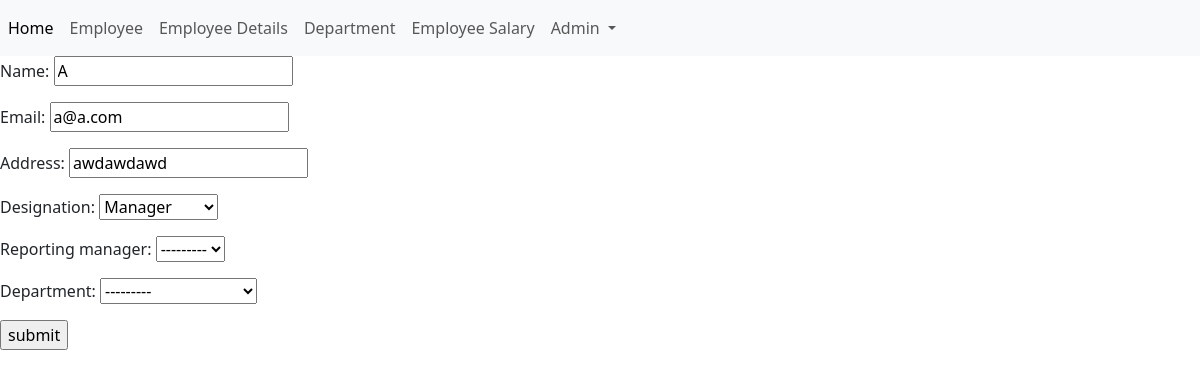
Screenshot of /emp/1 (signed in) with the database file from the repository.
### Emp_Man/models.py (models this page shows)
class Employee_Model(models.Model):
    Designation_Choices = [
        ('Associate', 'Associate'),
        ('TL', 'Team Leader'),
        ('Manager', 'Manager'),
    ]
    name = models.CharField(max_length=255)
    email = models.EmailField()
    address = models.CharField(max_length=255)
    designation = models.CharField(max_length=20, choices=Designation_Choices)
    reporting_manager = models.ForeignKey('self', null=True, blank=True, on_delete=models.SET_NULL)
    department = models.ForeignKey(Department_Model, on_delete=models.SET_NULL,null=True,blank=True)
    def __str__(self):
        return self.name

class Department_Model(models.Model):
    name = models.CharField(max_length=255)
    floor = models.IntegerField()
    def __str__(self):
        return self.name

### Emp_Man/views.py (the view)
# urls.py: path("emp/",views.Employee_CP),
def Employee_CP(request,id=None):#create and update employee
    if request.user.is_authenticated and request.user.is_superuser:
        if id== None:
            form=Employee_Form()
            if request.method=='POST':
                form=Employee_Form(request.POST)
                if form.is_valid():
                    form.save()
                    return redirect("/employee")
                return render(request,"html/create.html",{"form":form})
        else:
            dep=Employee_Model.objects.get(id=id)
            form=Employee_Form(request.POST or None,instance=dep)
            if request.method=="POST":
                if form.is_valid():
                    form.save()
                    return redirect("/employee")
            return render(request,"html/create.html",{"form":form})
        return render(request,"html/create.html",{"form":form})
    else:
        return Singin(request)

### Emp_Man/forms.py
class Employee_Form(forms.ModelForm):
    class Meta:
        model=Employee_Model
        fields='__all__'

### templates/html/create.html (shortened to what this page needs)
{%extends "html/home.html"%}
{%block body%}
<form method="post">
{{form.as_p}}
<input type="submit" value="submit">
</form>
{%endblock%}

### rows the page displays
Employee_Model: name "A", email "a@a.com", address "awdawdawd", designation "Manager", reporting_manager "---------", department "---------"
